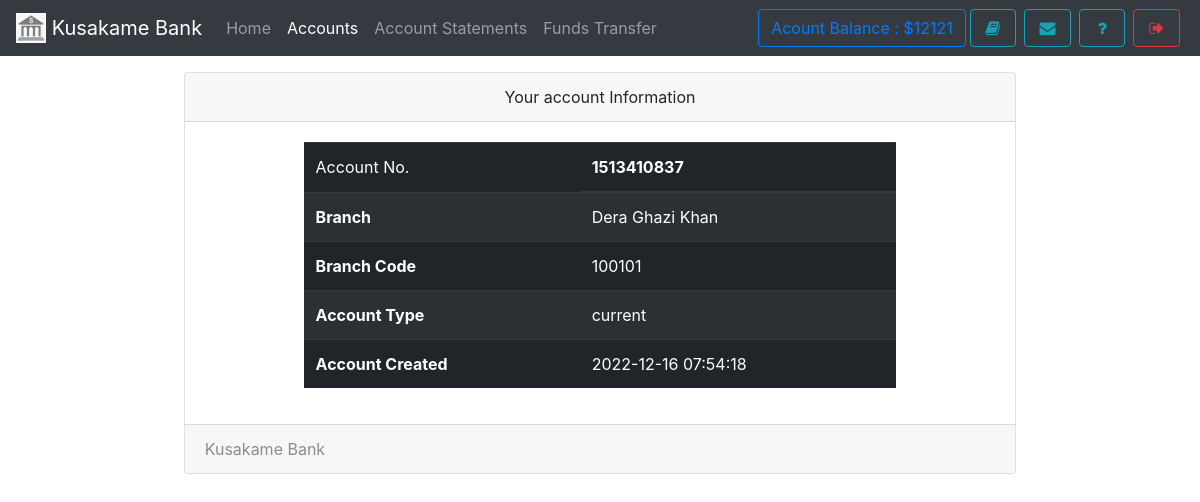
Before: /accounts.php (signed in) with the older database file.
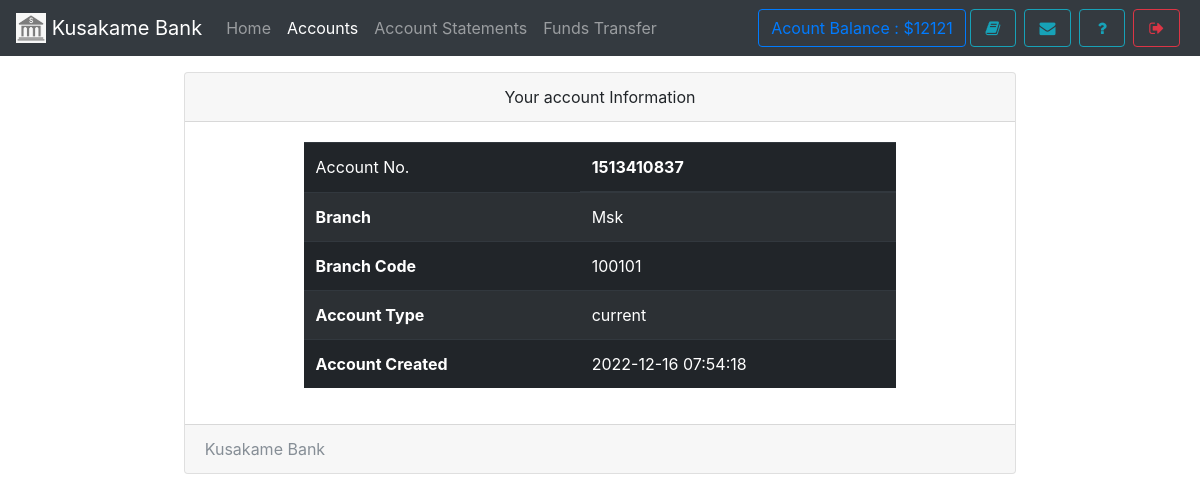
After: the same page with the newer database file.
### tables this page shows
CREATE TABLE `useraccounts` (
  `id` int(11) NOT NULL,
  `email` text NOT NULL,
  `password` text NOT NULL,
  `name` varchar(111) NOT NULL,
  `balance` varchar(111) NOT NULL,
  `cnic` varchar(111) NOT NULL,
  `number` varchar(111) NOT NULL,
  `city` varchar(111) NOT NULL,
  `address` varchar(111) NOT NULL,
  `source` varchar(111) NOT NULL,
  `accountNo` varchar(111) NOT NULL,
  `branch` varchar(111) NOT NULL,
  `accountType` varchar(111) NOT NULL,
  `date` timestamp NOT NULL DEFAULT current_timestamp()
);

CREATE TABLE `branch` (
  `branchId` int(11) NOT NULL,
  `branchNo` varchar(111) NOT NULL,
  `branchName` varchar(111) NOT NULL
);

### assets/db.php (called while the page is built, shortened)
<?php
    $con = new mysqli('localhost','root','','mybank');
    $uid = '';
    if(isset($_SESSION['userId']))
    $uid = $_SESSION['userId'];
    if(!empty($uid)){
      $ar = $con->query("select * from userAccounts,branch where id = '{$uid}' AND userAccounts.branch = branch.branchId");
      $userData = $ar->fetch_assoc();
    }
?>

### accounts.php (the view, shortened to what this page needs)
<!DOCTYPE html>
<html>
<head>
  <?php require 'assets/autoloader.php'; ?>
  <?php require 'assets/db.php'; ?>
</head>
<body style="background-size: 100%" class="bg-gradient-seconday">
<nav class="navbar navbar-expand-lg navbar-dark bg-dark fixed-top">
 <a class="navbar-brand" href="#">
    <img src="images/logo.png" style="object-fit:cover;object-position:center center" width="30" height="30" class="d-inline-block align-top" alt="">
   <?php echo bankname; ?>
  </a>
  <div class="collapse navbar-collapse" id="navbarSupportedContent">
    <ul class="navbar-nav mr-auto">
      <li class="nav-item ">
        <a class="nav-link " href="index.php">Home <span class="sr-only">(current)</span></a>
      </li>
      <li class="nav-item active ">  <a class="nav-link" href="accounts.php">Accounts</a></li>
      <li class="nav-item ">  <a class="nav-link" href="statements.php">Account Statements</a></li>
      <li class="nav-item ">  <a class="nav-link" href="transfer.php">Funds Transfer</a></li>
    </ul>
    <?php include 'sideButton.php'; ?>
  </div>
</nav><br><br><br>
<div class="container">
  <div class="card  w-75 mx-auto">
  <div class="card-header text-center">
    Your account Information
  </div>
  <div class="card-body">
    <table class="table table-striped table-dark w-75 mx-auto">
  <thead>
    <tr>
      <td scope="col">Account No.</td>
      <th scope="col"><?php echo $userData['accountNo']; ?></th>
    </tr>
  </thead>
  <tbody>
    <tr>
      <th scope="row">Branch</th>
      <td><?php echo $userData['branchName']; ?></td>
    </tr>
    <tr>
      <th scope="row">Branch Code</th>
      <td><?php echo $userData['branchNo']; ?></td>
    </tr>
    <tr>
      <th scope="row">Account Type</th>
      <td><?php echo $userData['accountType']; ?></td>
    </tr>
    <tr>
      <th scope="row">Account Created</th>
      <td><?php echo $userData['date']; ?></td>
    </tr>
  </tbody>
</table>
  </div>
  <div class="card-footer text-muted">
   <?php echo bankname ?>
  </div>
</div>
</div>
</body>
</html>

### sideButton.php
<form class="form-inline my-2 my-lg-0">
        <a href="" class="btn btn-outline-primary" data-toggle="tooltip" title="Your current Account Balance">Acount Balance : $<?php echo $userData['balance']; ?></a>
        <a href="accounts.php" data-toggle="tooltip" title="Account Summary" class="btn btn-outline-info mx-1" ><i class="fa fa-book fa-fw"></i></a>
        <a href="notice.php" data-toggle="tooltip" title="View Notice" class="btn btn-outline-info mx-1" ><i class="fa fa-envelope fa-fw"></i></a>
        <a href="feedback.php" data-toggle="tooltip" title="Help?" class="btn btn-outline-info mx-1" ><i class="fa fa-question fa-fw"></i></a>
        <a href="logout.php" data-toggle="tooltip" title="Logout" class="btn btn-outline-danger mx-1" ><i class="fa fa-sign-out fa-fw"></i></a>
</form>

Changed rows visible on the page:
changed useraccounts "current": branch.branchName "Dera Ghazi Khan" → "Msk"
